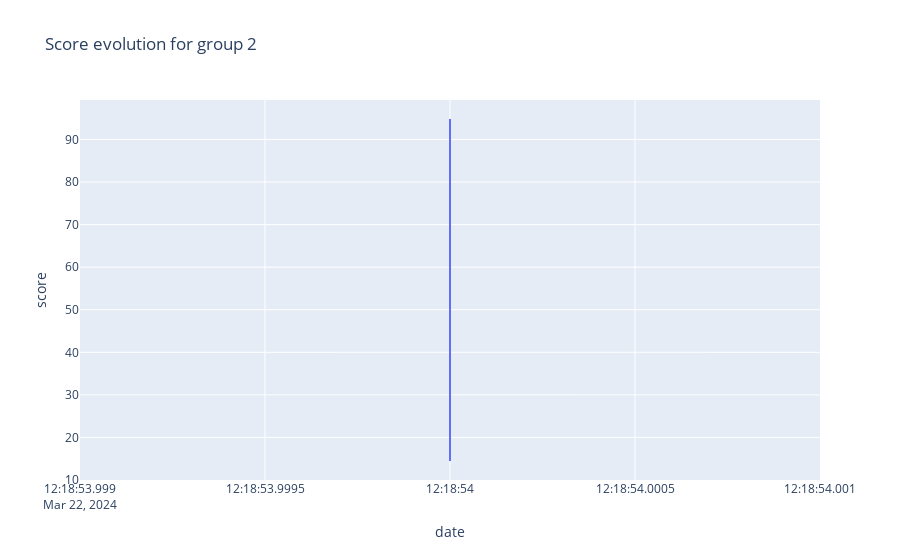

Notebook cell for this chart:
### Code cell
group_id = "group 2"
px.line(scores[scores["group_id"]==group_id], x="date", y="score", title=f"Score evolution for {group_id}")

### Figure 1 — Plotly figure (JSON) as saved in the notebook; plotly's stock layout.template omitted (floating-point values rounded to 4 significant figures)
{"data": [{"hovertemplate": "date=%{x}<br>score=%{y}<extra></extra>", "legendgroup": "", "line": {"color": "#636efa", "dash": "solid"}, "marker": {"symbol": "circle"}, "mode": "lines", "name": "", "orientation": "v", "showlegend": false, "type": "scatter", "x": ["2024-03-22 12:18:54", "2024-03-22 12:18:54", "2024-03-22 12:18:54", "2024-03-22 12:18:54", "2024-03-22 12:18:54", "2024-03-22 12:18:54", "2024-03-22 12:18:54", "2024-03-22 12:18:54", "2024-03-22 12:18:54", "2024-03-22 12:18:54"], "xaxis": "x", "y": [51.16, 94.81, 78.41, 82.47, 18.05, 14.46, 26.79, 32.27, 46.25, 16.78], "yaxis": "y"}], "layout": {"legend": {"tracegroupgap": 0}, "title": {"text": "Score evolution for group 2"}, "xaxis": {"anchor": "y", "domain": [0, 1], "title": {"text": "date"}}, "yaxis": {"anchor": "x", "domain": [0, 1], "title": {"text": "score"}}}}
